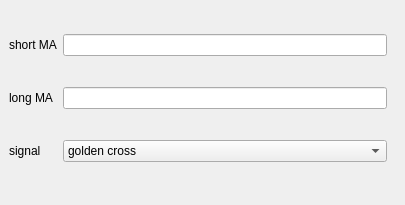
     <widget class="QWidget" name="tab_6">
      <attribute name="title">
       <string>MA cross</string>
      </attribute>
      <widget class="QFrame" name="frame_9">
       <property name="geometry">
        <rect>
         <x>0</x>
         <y>0</y>
         <width>396</width>
         <height>196</height>
        </rect>
       </property>
       <layout class="QGridLayout" name="gridLayout_3">
        <item row="0" column="0">
         <widget class="QLabel" name="label_6">
          <property name="text">
           <string>short MA</string>
          </property>
         </widget>
        </item>
        <item row="0" column="1">
         <widget class="QLineEdit" name="lineEdit_13"/>
        </item>
        <item row="1" column="0">
         <widget class="QLabel" name="label_7">
          <property name="text">
           <string>long MA</string>
          </property>
         </widget>
        </item>
        <item row="1" column="1">
         <widget class="QLineEdit" name="lineEdit_14"/>
        </item>
        <item row="2" column="0">
         <widget class="QLabel" name="label_8">
          <property name="text">
           <string>signal</string>
          </property>
         </widget>
        </item>
        <item row="2" column="1">
         <widget class="QComboBox" name="comboBox_5">
          <property name="toolTip">
           <string>&lt;html&gt;&lt;head/&gt;&lt;body&gt;&lt;p&gt;Golden cross is a technical pattern, where short-term moving average crosses long-term moving average from beneath. &lt;/p&gt;&lt;p&gt;Golden cross is a bullish breakout pattern and indicates potential beginning of a bull market. &lt;/p&gt;&lt;p&gt;&lt;a href=&quot;https://www.investopedia.com/terms/g/goldencross.asp&quot;&gt;&lt;span style=&quot; text-decoration: underline; color:#0000ff;&quot;&gt;More info about golden cross.&lt;/span&gt;&lt;/a&gt;&lt;/p&gt;&lt;p&gt;Death cross is a bearish chart pattern, where short-term moving average crosses long-term moving average from above. &lt;/p&gt;&lt;p&gt;Death cross indicates potential for a sell-off and can act as potential signal to open short positions.&lt;/p&gt;&lt;p&gt;&lt;a href=&quot;https://www.investopedia.com/terms/d/deathcross.asp&quot;&gt;&lt;span style=&quot; text-decoration: underline; color:#0000ff;&quot;&gt;More info about death cross.&lt;/span&gt;&lt;/a&gt;&lt;/p&gt;&lt;/body&gt;&lt;/html&gt;</string>
          </property>
          <item>
           <property name="text">
            <string>golden cross</string>
           </property>
          </item>
          <item>
           <property name="text">
            <string>death cross</string>
           </property>
          </item>
         </widget>
        </item>
       </layout>
      </widget>
     </widget>
